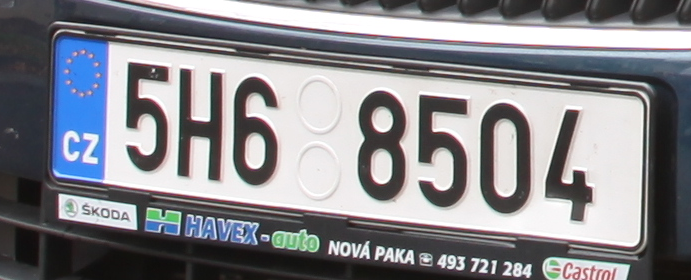
#> input picture Lib/test1.png, 691 x 280 px
$ python segment.py --image test1.png
#> lines starting #> are read from the running program, lines starting #| are printed output that depends on the picture; after the words box and inside, x2 and y2 are one past the last pixel; in counts of white or black regions, pixels touching at a corner belong together
import argparse
import cv2
import numpy as np
import functools

ap= argparse.ArgumentParser()
ap.add_argument("-i","--image", required=True, help="Path to the image")
args=vars(ap.parse_args())

image =cv2.imread(args["image"])
#> image is the input picture: shape (280, 691, 3); mean B, G, R 139.2, 134.1, 133.7
gray= cv2.cvtColor(image, cv2.COLOR_BGR2GRAY)
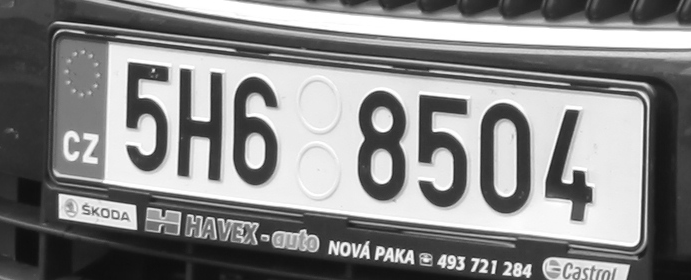
#> gray: shape (280, 691); min 13, max 255, mean 134.5

fil=cv2.GaussianBlur(gray, (5,5), 0)
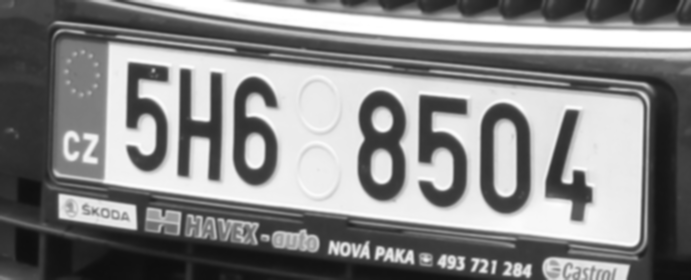
#> fil: shape (280, 691); min 13, max 255, mean 134.6
thresh=cv2.adaptiveThreshold(fil, 255, cv2.ADAPTIVE_THRESH_MEAN_C, cv2.THRESH_BINARY_INV, 45, 15)
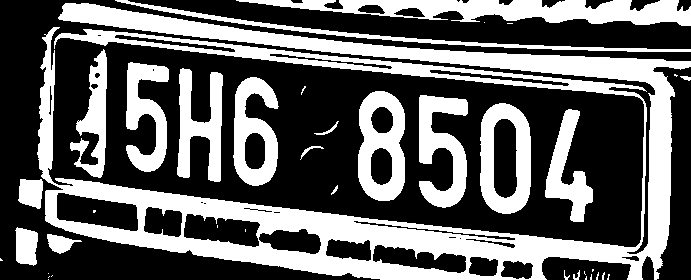
#> thresh: shape (280, 691); 38.7% white; 39 white regions (19 under 20 px), largest, box (x1, y1, x2, y2) and area: (37, 3, 691, 280) 41578, (236, 0, 691, 26) 6336, (358, 91, 405, 201) 3340

#remove unwanted whites
_, labels= cv2.connectedComponents(thresh)
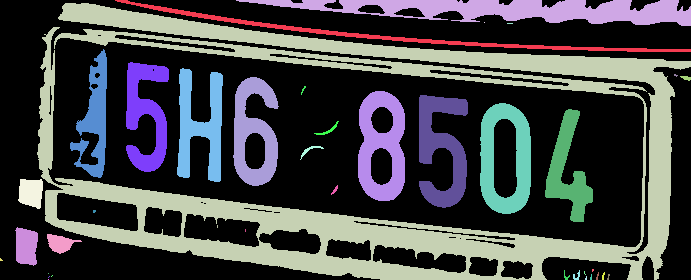
#> labels: shape (280, 691) int32; 40 distinct labels, from 0 to 39; one colour per label, 0 black
mask= np.zeros(thresh.shape, dtype="uint8")

total_pixels = image.shape[0] * image.shape[1]
#> total_pixels = 193480
lower = total_pixels // 90
#> lower = 2149
upper = total_pixels // 20
#> upper = 9674

for (i, label) in enumerate(np.unique(labels)):

    if label == 0:
        continue
    labelMask = np.zeros(thresh.shape, dtype="uint8")
    labelMask[labels == label] = 255
    numPixels = cv2.countNonZero(labelMask)

    # If the number of pixels in the component is between lower bound and upper bound,
    # add it to our mask
    if numPixels > lower and numPixels < upper:
        mask = cv2.add(mask, labelMask)
#> this loop made 40 passes
#> numPixels on passes 2 to 13: 2238, 6336, 41578, 1, 6, 2131, 2631, 2850, 7, 2885, 35, 15
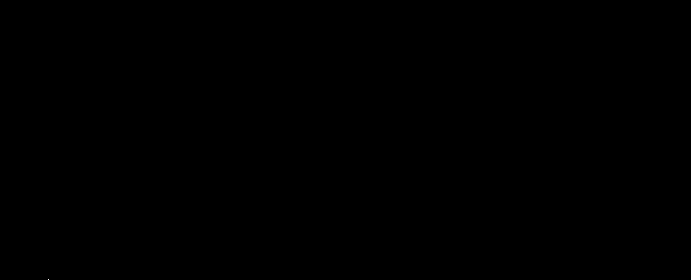
#> labelMask: shape (280, 691); 0% white in thin lines or dots, all inside (x1, y1, x2, y2) = (48, 279, 49, 280)
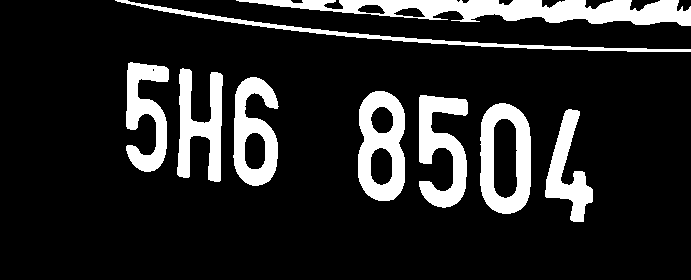
#> mask: shape (280, 691); 15% white; 9 white regions

#contours

cnts, _ = cv2.findContours(mask.copy(), cv2.RETR_EXTERNAL, cv2.CHAIN_APPROX_SIMPLE)
#> cnts = 9 contours; largest, box (x1, y1, x2, y2) and area: (236, 0, 691, 26) 6140, (480, 103, 531, 214) 4814, (358, 91, 405, 201) 4322, (233, 77, 279, 186) 3359, (419, 95, 468, 208) 2936
boundingBoxes = [cv2.boundingRect(c) for c in cnts]
#> boundingBoxes = [(545, 109, 48, 113), (480, 103, 51, 111), (419, 95, 49, 113), (358, 91, 47, 110), (233, 77, 46, 109), (177, 68, 46, 114), (126, 62, 43, 110), (236, 0, 455, 26), (115, 0, 576, 52)]

def compare(rect1, rect2):
    if abs(rect1[1] - rect2[1]) > 10:
        return rect1[1] - rect2[1]
    else:
        return rect1[0] - rect2[0]
boundingBoxes = sorted(boundingBoxes, key=functools.cmp_to_key(compare) )
#> boundingBoxes = [(115, 0, 576, 52), (236, 0, 455, 26), (126, 62, 43, 110), (177, 68, 46, 114), (233, 77, 46, 109), (358, 91, 47, 110), (419, 95, 49, 113), (480, 103, 51, 111), (545, 109, 48, 113)]

for rect in boundingBoxes:
    x,y,w,h = rect
    cv2.rectangle(image, (x,y), (x+w,y+h), (0, 255, 0), 2)
#> this loop made 9 passes
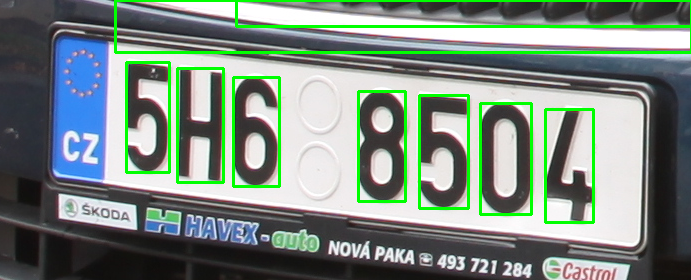
#> image: shape (280, 691, 3); 5.76% of pixels changed, all inside (x1, y1, x2, y2) = (114, 0, 691, 224)

cv2.imshow('Final', image)
cv2.waitKey(0)

$ run again, on Lib/test11.png
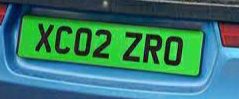
#> input picture Lib/test11.png, 239 x 99 px
#> image is the input picture: shape (99, 239, 3); mean B, G, R 110.2, 122.9, 56.1
#> thresh: shape (99, 239); 34.5% white; 17 white regions (3 under 20 px), largest, box (x1, y1, x2, y2) and area: (4, 2, 239, 69) 3805, (21, 32, 207, 81) 1062, (0, 82, 128, 99) 999
#> labels: shape (99, 239) int32; 18 distinct labels, from 0 to 17
#> the loop `for (i, label) in enumerate(np.unique(labels)): ` made 18 passes
#> numPixels on passes 2 to 9: 28, 3805, 2, 245, 203, 275, 204, 259
#> after the loop `for (i, label) in enumerate(np.unique(labels)):`:
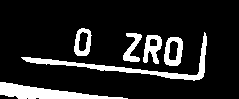
#> mask: shape (99, 239); 13.7% white; 6 white regions
#> cnts = 6 contours; box (x1, y1, x2, y2) and area: (0, 82, 128, 99) 865, (21, 32, 207, 81) 839, (164, 37, 183, 66) 427, (74, 28, 92, 56) 366, (143, 35, 162, 64) 318, (123, 33, 142, 62) 214
#> `boundingBoxes = [cv2.boundingRect(c) for c in cnts]`: boundingBoxes = [(0, 82, 128, 17), (164, 37, 19, 29), (143, 35, 19, 29), (123, 33, 19, 29), (21, 32, 186, 49), (74, 28, 18, 28)]
#> `boundingBoxes = sorted(boundingBoxes, key=functools.cmp_to_key(compare..`: boundingBoxes = [(21, 32, 186, 49), (74, 28, 18, 28), (123, 33, 19, 29), (143, 35, 19, 29), (164, 37, 19, 29), (0, 82, 128, 17)]
#> the loop `for rect in boundingBoxes:` made 6 passes
#> after the loop `for rect in boundingBoxes:`:
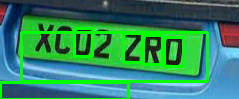
#> image: shape (99, 239, 3); 11.64% of pixels changed, all inside (x1, y1, x2, y2) = (0, 27, 209, 99)

$ run again, on Lib/test3.png
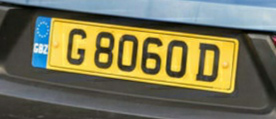
#> input picture Lib/test3.png, 276 x 119 px
#> image is the input picture: shape (119, 276, 3); mean B, G, R 86, 116.4, 118.5
#> thresh: shape (119, 276); 38.2% white; 27 white regions (12 under 20 px), largest, box (x1, y1, x2, y2) and area: (0, 2, 276, 114) 9387, (196, 44, 219, 82) 509, (166, 40, 187, 78) 441
#> labels: shape (119, 276) int32; 28 distinct labels, from 0 to 27
#> the loop `for (i, label) in enumerate(np.unique(labels)): ` made 28 passes
#> numPixels on passes 2 to 9: 26, 235, 9387, 372, 1, 437, 49, 380
#> after the loop `for (i, label) in enumerate(np.unique(labels)):`:
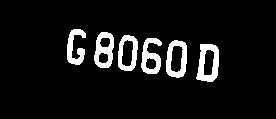
#> mask: shape (119, 276); 7.8% white; 6 white regions
#> cnts = 6 contours; box (x1, y1, x2, y2) and area: (196, 44, 219, 82) 660, (166, 40, 187, 78) 634, (118, 35, 138, 71) 564, (94, 32, 114, 68) 546, (141, 38, 162, 74) 447, (67, 29, 86, 65) 304
#> `boundingBoxes = [cv2.boundingRect(c) for c in cnts]`: boundingBoxes = [(196, 44, 23, 38), (166, 40, 21, 38), (141, 38, 21, 36), (118, 35, 20, 36), (94, 32, 20, 36), (67, 29, 19, 36)]
#> `boundingBoxes = sorted(boundingBoxes, key=functools.cmp_to_key(compare..`: boundingBoxes = [(67, 29, 19, 36), (94, 32, 20, 36), (118, 35, 20, 36), (141, 38, 21, 36), (166, 40, 21, 38), (196, 44, 23, 38)]
#> the loop `for rect in boundingBoxes:` made 6 passes
#> after the loop `for rect in boundingBoxes:`:
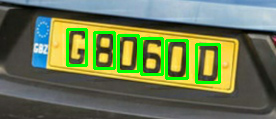
#> image: shape (119, 276, 3); 6.21% of pixels changed, all inside (x1, y1, x2, y2) = (66, 28, 221, 84)
